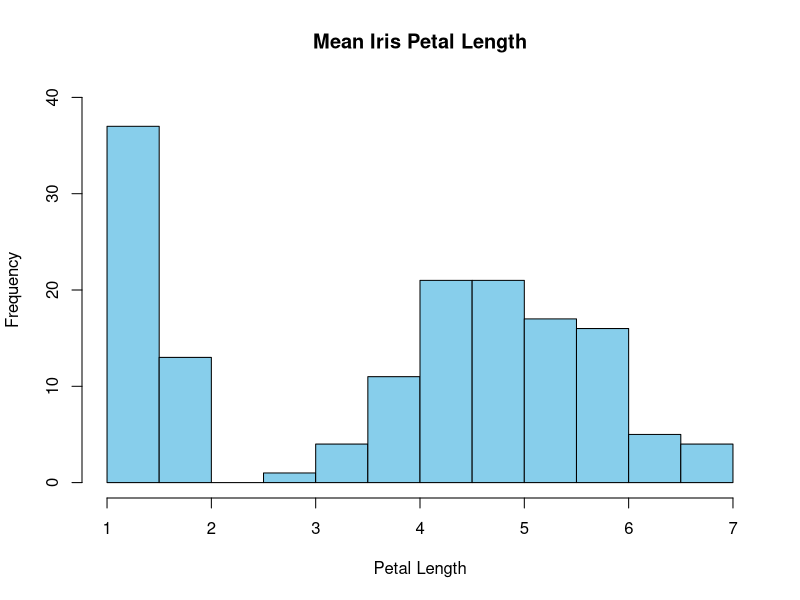

Write R code to recreate this figure.
# load the iris data set
data(iris)

# Read the help file for the function that calculates the mean
?mean

# Calculate mean of the Petal.length field
petal_length_mean <- mean(iris$Petal.Length)

# Plot the distribution of the Petal.length
hist(iris$Petal.Length, main="Mean Iris Petal Length", xlab="Petal Length", ylim=c(0,40), col="Sky Blue")

dev.off()